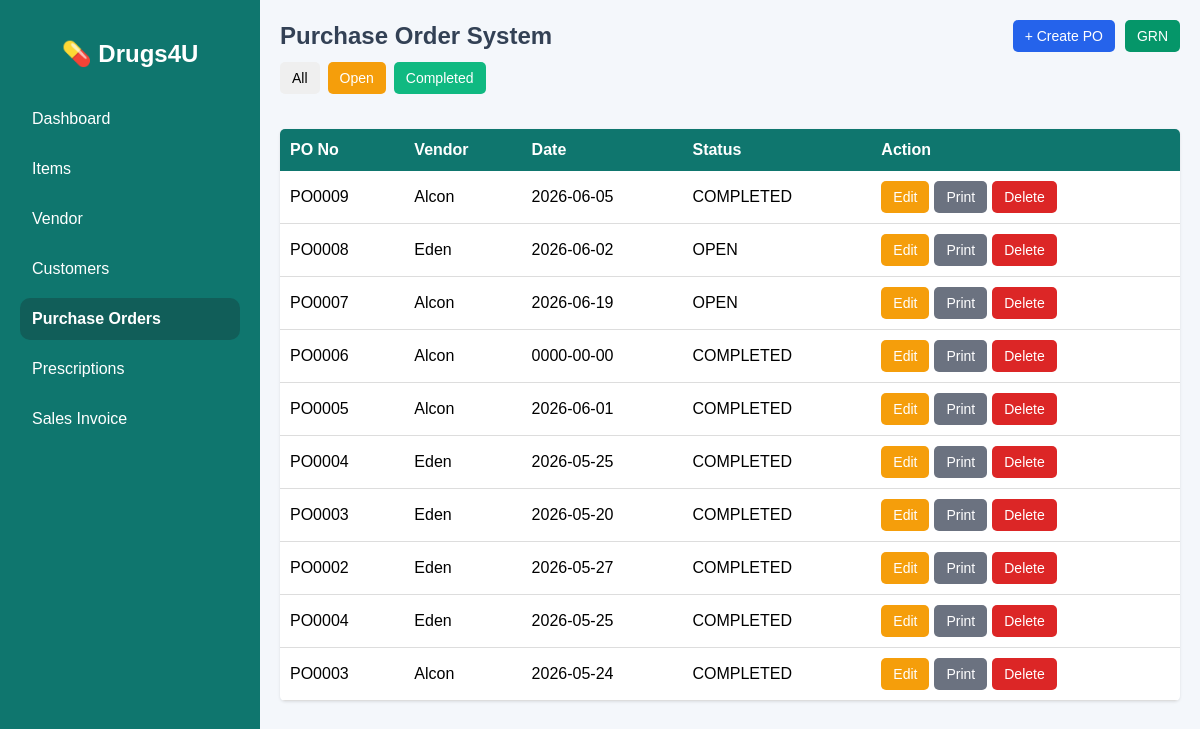
/purchase_order.php, run on the app's committed database.
### tables this page shows
CREATE TABLE `purchase_order` (
  `po_id` int(11) NOT NULL,
  `po_no` varchar(20) DEFAULT NULL,
  `vendor_id` varchar(20) DEFAULT NULL,
  `vendor_name` varchar(150) DEFAULT NULL,
  `po_date` date DEFAULT NULL,
  `created_at` timestamp NOT NULL DEFAULT current_timestamp(),
  `status` varchar(20) DEFAULT NULL
);

### purchase_order.php (the view, shortened to what this page needs)
<?php
include 'connection.php';
function runQuery($conn, $sql){
    $result = mysqli_query($conn, $sql);
    return $result;
}
$status = strtoupper($_GET['status'] ?? 'ALL');
if($status == 'OPEN'){
    $po_list = runQuery($conn,"
        SELECT *
        FROM purchase_order
        WHERE UPPER(status)='OPEN'
        ORDER BY po_id DESC
    ");
}
else{
    $po_list = runQuery($conn,"
        SELECT *
        FROM purchase_order
        ORDER BY po_id DESC
    ");
}
?>
<!DOCTYPE html>
<html lang="en">
<head>
</head>
<body>
<div class="wrapper">
    <div class="sidebar">
        <h2>💊 Drugs4U</h2>
        <a href="dashboard.php">Dashboard</a>
        <a href="item.php">Items</a>
	    <a href="vendor.php">Vendor</a>
        <a href="customer_list.php">Customers</a>
        <a href="purchase_order.php" class="active">Purchase Orders</a>
        <a href="prescription_list.php">Prescriptions</a>
	<a href="sales_invoice.php">Sales Invoice</a>
    </div>
    <div class="main-content">
<div class="top-bar">
    <h2>Purchase Order System</h2>
    <div class="action-buttons">
        <button class="po-btn" onclick="openPO()">+ Create PO</button>
        <button class="grn-btn" onclick="openGRN()">GRN</button>
    </div>
</div>
<div class="filter-bar">
    <a href="?status=ALL"><button>All</button></a>
    <a href="?status=OPEN"><button style="background:#f59e0b;color:#fff;">Open</button></a>
    <a href="?status=COMPLETED"><button style="background:#10b981;color:#fff;">Completed</button></a>
</div>
<div class="container">
    <div class="table-responsive">
        <table>
            <tr>
                <th>PO No</th>
                <th>Vendor</th>
                <th>Date</th>
                <th>Status</th>
                <th>Action</th>
            </tr>
            <?php while($po=mysqli_fetch_assoc($po_list)){ ?>
            <tr>
                <td><?= $po['po_no'] ?></td>
                <td><?= $po['vendor_name'] ?></td>
                <td><?= $po['po_date'] ?></td>
                <td><?= $po['status'] ?></td>
                <td>
                    <div class="action-cell">
                        <a href="?edit_po=<?= $po['po_no'] ?>"><button class="edit-btn">Edit</button></a>
                        <a href="print_po.php?po_no=<?= urlencode($po['po_no']) ?>" target="_blank"><button class="print-btn" type="button">Print</button></a>
                        <a href="?delete_po=<?= $po['po_no'] ?>" onclick="return confirm('Delete PO?')"><button class="del-btn">Delete</button></a>
                    </div>
                </td>
            </tr>
            <?php } ?>
        </table>
    </div>
</div>
</div>
</div>
</body>
</html>

### purchase_order.php (style rules this page uses)
body { font-family: Arial, sans-serif; background: #f4f7fb; margin: 0; }
.sidebar a.active { background: #115e59; font-weight: bold; }
.wrapper { display: flex; flex-direction: row; }
.sidebar { width: 260px; background: #0f766e; color: #fff; height: 100vh; position: fixed; padding: 20px; box-sizing: border-box; overflow-y: auto; z-index: 100; }
.sidebar h2 { text-align: center; margin-bottom: 30px; }
.sidebar a { display: block; color: #fff; text-decoration: none; padding: 12px; margin-bottom: 8px; border-radius: 10px; }
.main-content { margin-left: 260px; width: calc(100% - 260px); box-sizing: border-box; }
.container { padding: 20px; }
.top-bar { padding: 20px 20px 5px 20px; display: flex; flex-wrap: wrap; justify-content: space-between; align-items: center; gap: 15px; }
.top-bar h2 { margin: 0; color: #334155; }
.action-buttons { display: flex; gap: 10px; }
.filter-bar { padding: 5px 20px 15px 20px; display: flex; flex-wrap: wrap; gap: 8px; }
button { padding: 8px 12px; border: none; border-radius: 5px; cursor: pointer; font-size: 14px; }
.po-btn { background:#2563eb;color:#fff; }
.grn-btn { background:#059669;color:#fff; }
.edit-btn { background:#f59e0b;color:#fff; }
.del-btn { background:#dc2626;color:#fff; }
.print-btn { background:#6b7280;color:#fff; }
.table-responsive { width: 100%; overflow-x: auto; background: #fff; border-radius: 5px; box-shadow: 0 1px 3px rgba(0,0,0,0.1); margin-bottom: 20px; }
table { width: 100%; border-collapse: collapse; min-width: 600px; }
th { background: #0f766e; color: #fff; padding: 12px 10px; text-align: left; }
td { padding: 10px; border-bottom: 1px solid #ddd; }
.action-cell { display: flex; gap: 5px; flex-wrap: wrap; }

### data on the page
purchase_order: po_no "PO0009", vendor_name "Alcon", po_date "2026-06-05", status "COMPLETED"
purchase_order: po_no "PO0008", vendor_name "Eden", po_date "2026-06-02", status "OPEN"
purchase_order: po_no "PO0007", vendor_name "Alcon", po_date "2026-06-19", status "OPEN"
purchase_order: po_no "PO0006", vendor_name "Alcon", po_date "0000-00-00", status "COMPLETED"
purchase_order: po_no "PO0005", vendor_name "Alcon", po_date "2026-06-01", status "COMPLETED"
purchase_order: po_no "PO0004", vendor_name "Eden", po_date "2026-05-25", status "COMPLETED"
purchase_order: po_no "PO0003", vendor_name "Eden", po_date "2026-05-20", status "COMPLETED"
purchase_order: po_no "PO0002", vendor_name "Eden", po_date "2026-05-27", status "COMPLETED"
purchase_order: po_no "PO0004", vendor_name "Eden", po_date "2026-05-25", status "COMPLETED"
purchase_order: po_no "PO0003", vendor_name "Alcon", po_date "2026-05-24", status "COMPLETED"
